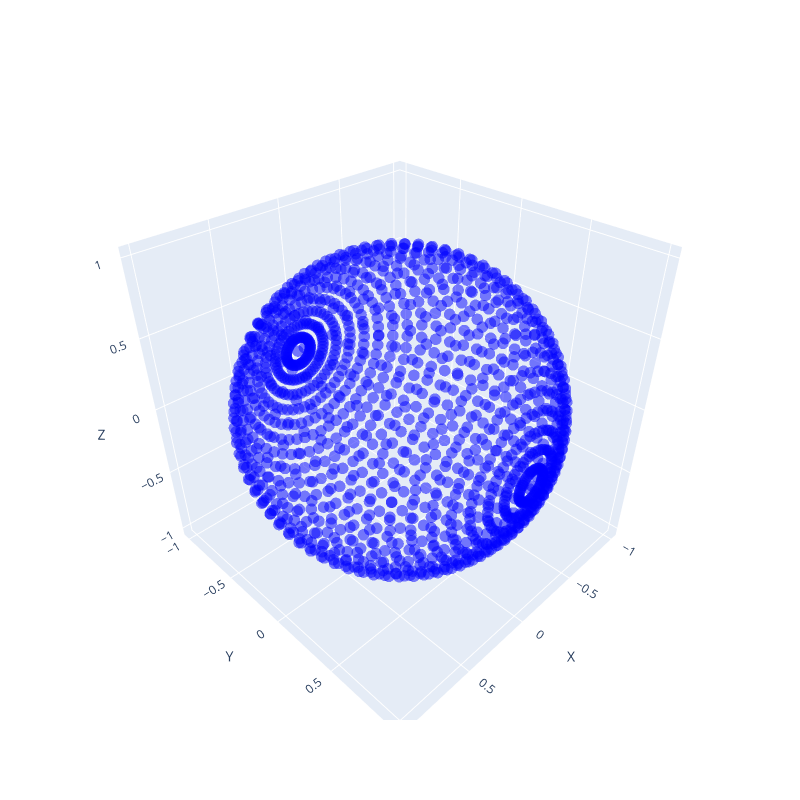

The notebook cell this image was saved under:
### Markdown cell above
#### Affichage des nuages de points

### Code cell
def tracer_nuages_pts(nuage_pts):
    x, y, z = nuage_pts[:, 0], nuage_pts[:, 1], nuage_pts[:, 2]

    # Tracer les nuages de points en bleu
    trace = go.Scatter3d(
        x=x,
        y=y,
        z=z,
        mode='markers',
        marker=dict(
            size=4,
            color='blue',
            opacity=0.5
        )
    )
    data = [trace]
    
    # Créer la mise en page de la figure
    layout = go.Layout(
        scene=dict(
            xaxis=dict(title='X'),
            yaxis=dict(title='Y'),
            zaxis=dict(title='Z')
        ),
        width=800,
        height=800
    )

    # Créer et afficher la figure
    fig = go.Figure(data=data, layout=layout)
    fig.show()

tracer_nuages_pts(nuage_pts)

### Figure 1 — Plotly figure (JSON) as saved in the notebook; plotly's stock layout.template omitted (floating-point values rounded to 4 significant figures; data arrays with more than 128 entries replaced by an {"elided": "..."} marker saying what was removed)
{"data": [{"marker": {"color": "blue", "opacity": 0.5, "size": 4}, "mode": "markers", "type": "scatter3d", "x": {"elided": "1452 float values"}, "y": {"elided": "1452 float values"}, "z": {"elided": "1452 float values"}}], "layout": {"height": 800, "scene": {"xaxis": {"title": {"text": "X"}}, "yaxis": {"title": {"text": "Y"}}, "zaxis": {"title": {"text": "Z"}}}, "width": 800}}
